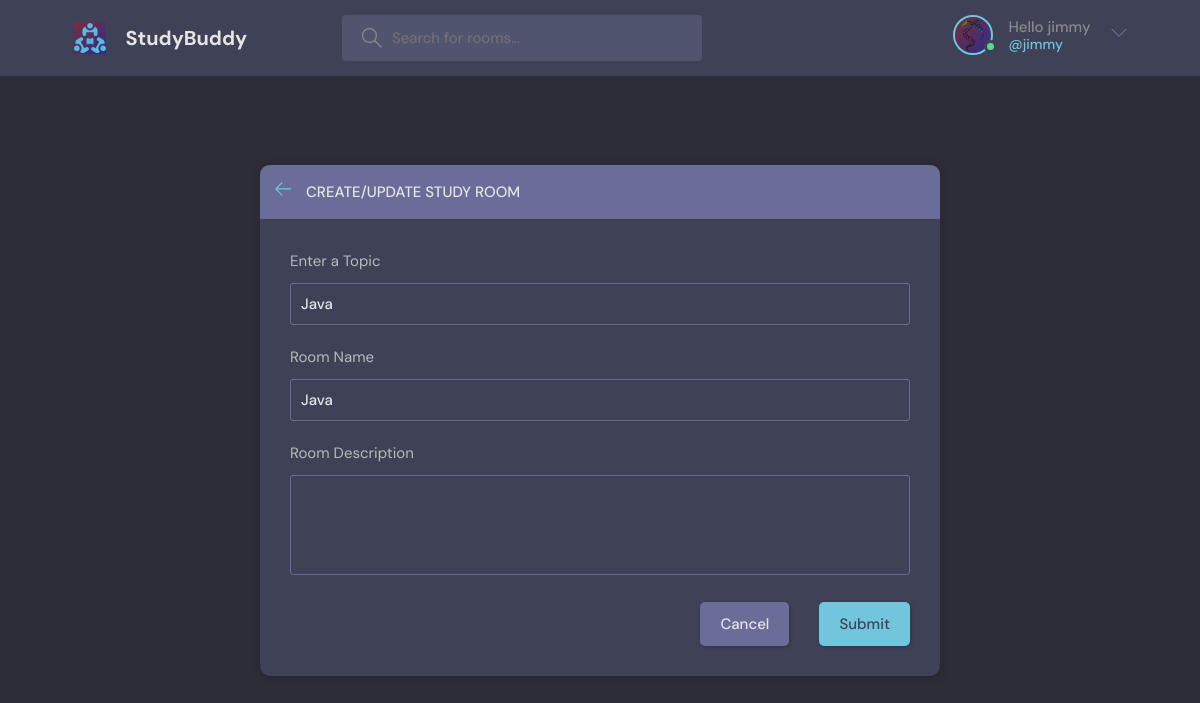
Screenshot of /update-room/2/ (signed in) with the database file from the repository.
### base/models.py (models this page shows, shortened)
class User(AbstractUser):
    name = models.CharField(max_length=200, null=True)
    email = models.EmailField(unique=True)
    bio = models.TextField(null=True)
    avatar = models.ImageField(null=True, default='avatar.svg')
    USERNAME_FIELD = 'email'
    REQUIRED_FIELDS = []

class Room(models.Model):
    host = models.ForeignKey(User, on_delete=models.SET_NULL, null=True)
    topic = models.ForeignKey(Topic, on_delete=models.SET_NULL, null=True)
    name = models.CharField(max_length=200)
    description = models.TextField(null=True, blank=True)
    participants = models.ManyToManyField(User, related_name='participants', blank=True)
    update = models.DateTimeField(auto_now=True, null=True)
    created = models.DateTimeField(auto_now_add=True, null=True)
    class Meta:
        ordering = ('-update', '-created')

class Topic(models.Model):
    name= models.CharField(max_length=200)

### base/views.py (the view, shortened to what this page needs)
# urls.py: path('update-room/<str:pk>/', views.updateRoom, name='update-room'),
@login_required
def updateRoom(request, pk):
    room = Room.objects.get(id=pk)
    form = RoomForm(instance=room)
    topics = Topic.objects.all()
    if request.user != room.host:
        return HttpResponse('You are not allowed here')
    context = {'form': form,'topics': topics, 'room': room}
    return render(request, 'base/room_form.html', context)

### base/forms.py
class RoomForm(ModelForm):
    class Meta():
        model = Room
        fields = "__all__"
        exclude = ['host', 'participants']

### base/templates/base/room_form.html (shortened to what this page needs)
{% extends 'main.html' %}
{% block content %}
  <main class="create-room layout">
    <div class="container">
      <div class="layout__box">
        <div class="layout__boxHeader">
          <div class="layout__boxTitle">
            <a href="{% url 'home' %}">
              <svg version="1.1" xmlns="http://www.w3.org/2000/svg" width="32" height="32" viewBox="0 0 32 32">
                <title>arrow-left</title>
                <path
                  d="M13.723 2.286l-13.723 13.714 13.719 13.714 1.616-1.611-10.96-10.96h27.625v-2.286h-27.625l10.965-10.965-1.616-1.607z">
                </path>
              </svg>
            </a>
            <h3>Create/Update Study Room</h3>
          </div>
        </div>
        <div class="layout__body">
          <form class="form" action="#" method='POST'>
            <div class="form__group">
              <label for="room_topic">Enter a Topic</label>
              <input required type="text" name="topic" value="{{room.topic.name}}" list='topic-list'>
            </div>
            <div class="form__group">
              <label for="room_name">Room Name</label>
              {{form.name}}
            </div>
            <div class="form__group">
              <label for="room_description">Room Description</label>
              {{form.description}}
            </div>
            <div class="form__action">
              <a class="btn btn--dark" href="{% url 'home' %}">Cancel</a>
              <button class="btn btn--main" type="submit">Submit</button>
            </div>
          </form>
        </div>
      </div>
    </div>
  </main>
  {% endblock %}

### templates/navbar.html (shortened to what this page needs)
{% load static %}
<header class="header header--loggedIn">
  <div class="container">
    <a href="{% url 'home' %}" class="header__logo">
      <img src="{% static 'images/logo.svg' %}" />
      <h1>StudyBuddy</h1>
    </a>
    <form class="header__search" method="get" action="{% url 'home' %}">
      <label>
        <input name='q' placeholder="Search for rooms..." />
      </label>
    </form>
    <nav class="header__menu">
      {% if request.user.is_authenticated %}
      <div class="header__user">
        <a href="{% url 'update-user' %}">
          <div class="avatar avatar--medium active">
            <img src="{{request.user.avatar.url}}" />
          </div>
          <p>Hello {{request.user.username}}<span>@{{request.user.username}}</span></p>
        </a>
        <button class="dropdown-button">
          <svg version="1.1" xmlns="http://www.w3.org/2000/svg" width="32" height="32" viewBox="0 0 32 32">
            <title>chevron-down</title>
            <path d="M16 21l-13-13h-3l16 16 16-16h-3l-13 13z"></path>
          </svg>
        </button>
      </div>
      {% else %}
      <a href="{% url 'login' %}">
        <img src="{% static 'images/avatar.svg' %}" />
        <p>Login</p>
      </a>
      {% endif %}
    </nav>
  </div>
</header>

### rows the page displays
User: user.avatar (picture), user.username "jimmy"
Room: topic "Java", name "Java"
